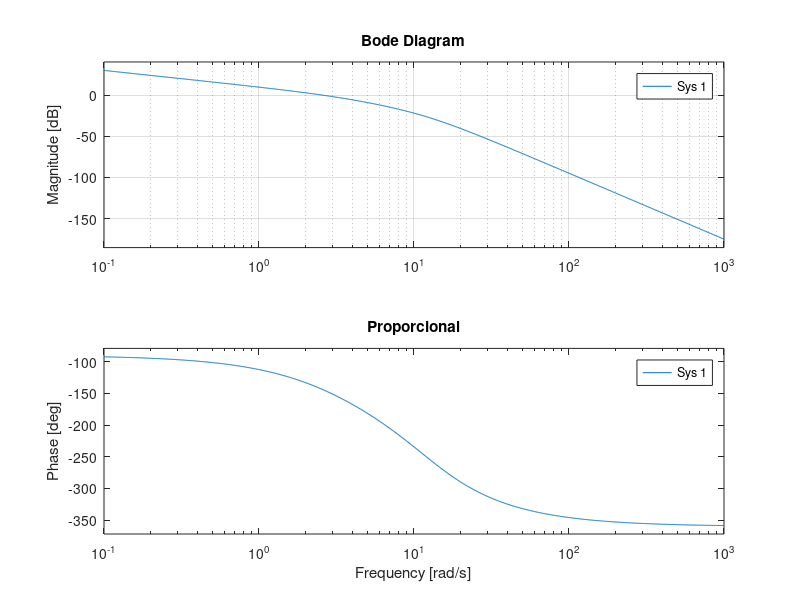
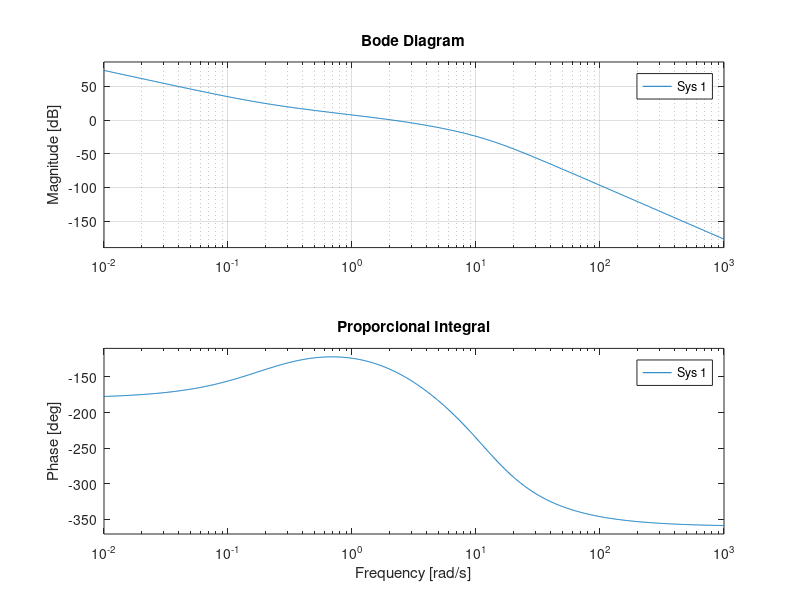
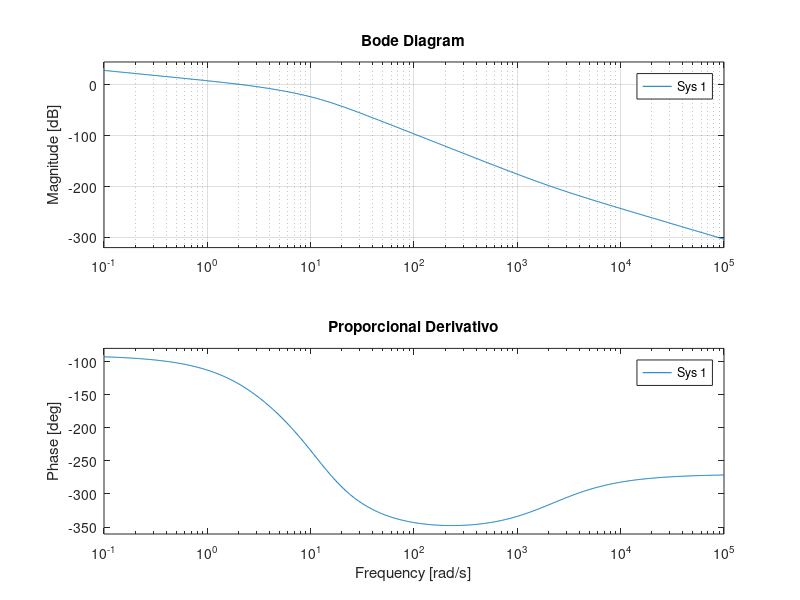

Write MATLAB code to recreate these figures, in order. (Note: this script raises an error after producing the figures.)
clc; close all; clear vars;

Ts = 0.02;
s = tf('s');

P = (569.88) * (1/s) * (1/(s+3.81)) * (1/(s^2 + 20.74*s + 154.5));

%Controlador proporcional
Cp = 3.2;

%Bode
figure;
bode(Cp*P);
grid();
title("Proporcional")


%Paso a digital
Cdp = c2d(tf(Cp), Ts, 'tustin');


%% Control proporcional integral
Cpi = pid(2.5, 0.5, 0);

%Bode
figure;
bode(Cpi*P);
grid();
title("Proporcional Integral")

%Paso a digital
Cdpi = c2d(tf(Cpi), Ts, 'tustin');

%% Control proporcional derivativo
Cpd = pid(2.6, 0, 0.0012);

%Bode
figure;
bode(Cpd*P);
grid();
title("Proporcional Derivativo")

%Paso a digital
Cdpd = c2d(tf(Cpd), Ts, 'tustin');


%% Graficos
muestras = 400;
t = 0:Ts:(muestras-1)*Ts;

%Proporcional
figure();
plot(t, -step_prop(1:muestras))
hold
plot(t, step_prop_sim(1:muestras))
title("Escalon 0.1 proporcional");
grid;
legend("Planta real", "Simulink")
muestras = 400;
t = 0:Ts:(muestras-1)*Ts;

figure();
plot(t, impulso_prop(1:muestras))
hold
plot(t, impulso_prop_sim(1:muestras))
title("impulso 0.05 proporcional");
legend("Planta real", "Simulink")
grid;

%Proporcional integral

muestras = 700;
t = 0:Ts:(muestras-1)*Ts;

figure();
plot(t, -step_pi(1:muestras))
hold
plot(t, step_pi_sim(1:muestras))
title("Escalon 0.1 proporcional integral");
legend("Planta real", "Simulink")
grid;

%Proporcional Derivativo
muestras = 500;
t = 0:Ts:(muestras-1)*Ts;

figure();
plot(t, -step_pd(1:muestras))
hold
plot(t, step_pd_sim(1:muestras))
title("Escalon 0.1 proporcional derivativo");
grid;
legend("Planta real", "Simulink")

muestras = 500;
t = 0:Ts:(muestras-1)*Ts;

figure();
plot(t, impulso_pd(1:muestras))
hold
plot(t, impulso_pd_sim(1:muestras))
title("Impulso 0.05 proporcional derivativo");
legend("Planta real", "Simulink")
grid;

